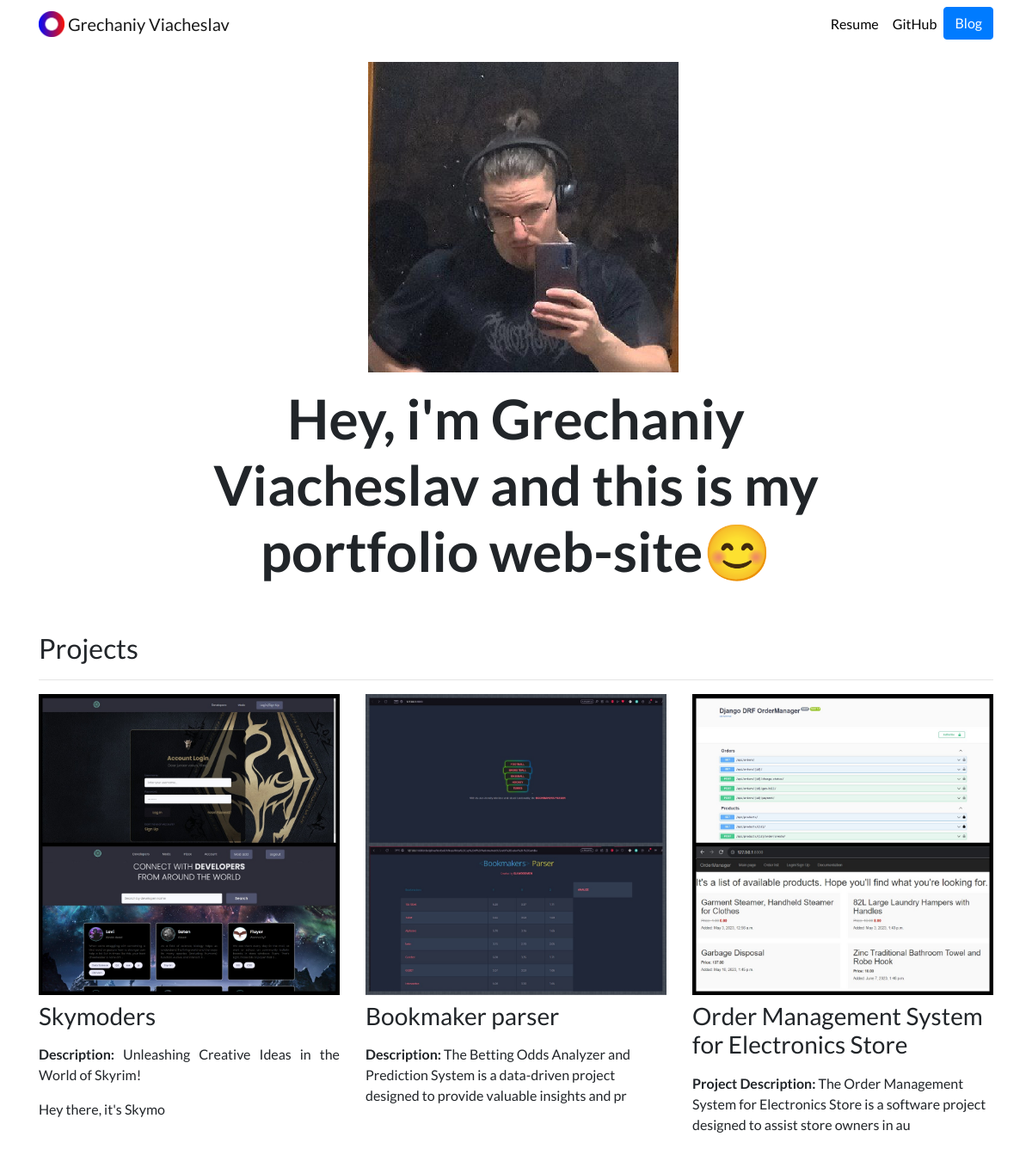
The page / on the database its author committed.
### main/models.py (models this page shows, shortened)
class Project(models.Model):
    title = models.CharField(max_length=200, blank=True, null=True)
    image = models.ImageField(upload_to='images/')
    description = RichTextField(config_name='awesome_ckeditor')

### main/views.py (the view)
# urls.py: path('', views.main, name='main-page'),
def main(request):
    projects = Project.objects.all()
    context = {'projects': projects}
    return render(request, 'main/home.html', context)

### main/templates/main/home.html
{% extends "main/base.html" %}
{% load static %}
{% block content %}
<div class="row justify-content-center my-3">
  <div class="col-5">
    <img src="{% static 'resoures/SquareBlonde.png' %}" class="img-fluid" style="margin-left: 50px;">
  </div>
</div>
<div class="row justify-content-center mb-3">
  <div class="col-md-9 text-center">
    <h1 id="hometext" class="font-weight-bold">Hey, i'm Grechaniy Viacheslav and this is my portfolio web-site😊</h1>
  </div>
</div>
<h2 class="mt-5">Projects</h2>
<hr>
<div class="row">
  {% for project in projects %}
  <div class="col-lg-4 col-md-6">
    {% if project.url %}
    <a href="{{ project.url }}">
      <img src="{{ project.image.url }}" class="img-fluid mb-2">
    </a>
    {% else %}
    <a href="{% url 'curr-project' pk=project.id %}"><img src="{{ project.image.url }}" class="img-fluid mb-2"></a>
    {% endif %}
    <h3>{{ project.title }}</h3>
    <p>{{ project.description|safe|slice:"150"}}</p>
  </div>
  {% endfor %}
</div>
{% endblock %}

### main/templates/main/base.html (shortened to what this page needs)
{% load static %}
<!doctype html>
<html lang="en">
<head>
  <link rel="stylesheet" href="https://stackpath.bootstrapcdn.com/bootstrap/4.4.1/css/bootstrap.min.css">
  <link rel="stylesheet" href="{% static 'css/custom.css' %}">
</head>
<body>
  <nav id="topNav" class="navbar navbar-expand-md navbar-light">
    <div class="container">
      <a class="navbar-brand" href="{% url 'main-page' %}">
        <img src="{% static 'resoures/Logo.png' %}" width="30" height="30" class="d-inline-block align-top" alt="Nick's Logo">
        <span>Grechaniy Viacheslav</span>
      </a>
      <div class="collapse navbar-collapse text-center" id="navbarNav">
        <ul class="navbar-nav ml-auto">
          <li class="nav-item">
            <a class="nav-link" href="{% static 'resoures/Slawa_Hrechaniyresum.pdf' %}">Resume</a>
          </li>
          <li class="nav-item">
            <a class="nav-link" href="https://github.com/Slawoodman" target="_blank">GitHub</a>
          </li>
          <li>
            <a role="button" href="{% url 'blogs:blog' %}" class="btn btn-primary">Blog</a>
          </li>
        </ul>
      </div>
    </div>
  </nav>
  <div class="container">
    {% block content %}{% endblock %}
  </div>
</body>
</html>

### static/css/custom.css (style rules this page uses)
.navbar-nav .nav-link { color: rgba(0,0,0,1) !important; }
body { font-family: 'Lato', sans-serif; }
@media (min-width: 992px) { #hometext { font-size: 4rem; } }

### rows shown on the page
Project: image (picture), title "Skymoders", description "Description: Unleashing Creative Ideas in the World of Skyrim! Hey there, it's Skymo"
Project: image (picture), title "Bookmaker parser", description "Description: The Betting Odds Analyzer and Prediction System is a data-driven project designed to provide valuable insights and pr"
Project: image (picture), title "Order Management System for Electronics Store", description "Project Description: The Order Management System for Electronics Store is a software project designed to assist store owners in au"
